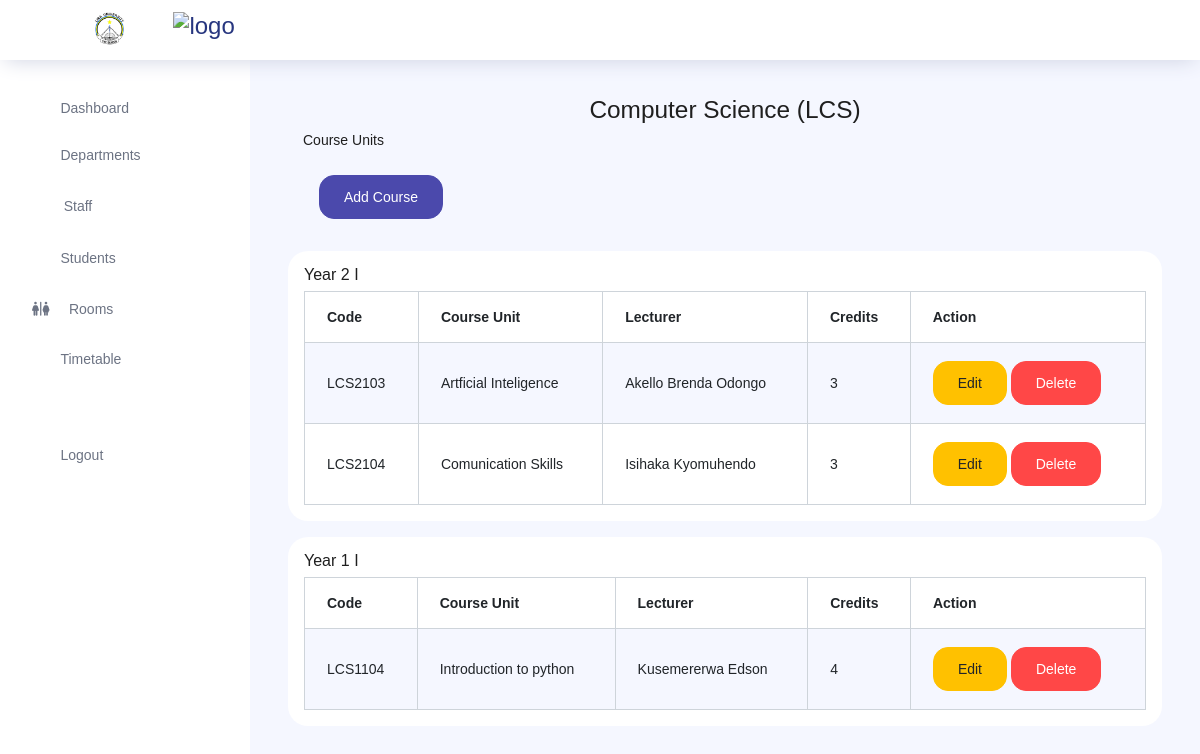
The page /courses/1/ on the database its author committed.
### store/models.py (models this page shows, shortened)
class Program(models.Model):
    program_name = models.CharField(max_length=100)
    program_code = models.CharField(max_length=20)
    department = models.ForeignKey(Department, on_delete=models.CASCADE)

class Course(models.Model):
    course_lecturer = models.ForeignKey(Staff, on_delete=models.SET_NULL, null=True, blank=True)
    course_name = models.CharField(max_length=100)
    course_code = models.CharField(max_length=20)
    description = models.TextField()
    program = models.ForeignKey(Program, on_delete=models.CASCADE)
    credit = models.PositiveIntegerField()
    course_year = models.CharField(max_length=40)

class Staff(models.Model):
    ROLE = [('Admin','Admin'),('Lecturer','Lecturer')]
    department = models.ForeignKey(Department, on_delete=models.CASCADE)
    fullname = models.CharField(max_length=255)
    username = models.CharField(max_length=255)
    email = models.EmailField()
    password = models.CharField(max_length=255)
    role = models.CharField(max_length=50, choices=ROLE, default='lecturer')

### core/views.py (the view, shortened to what this page needs)
# urls.py: path('courses/<str:program>/', views.course, name='course'),
def course(request, program):
    program = get_object_or_404(Program, pk=program)
    courses = Course.objects.filter(program=program)
    staff = Staff.objects.all()
    courses_by_year = {}
    for course in courses:
        year = course.course_year
        if year not in courses_by_year:
            courses_by_year[year] = []
        courses_by_year[year].append(course)
    context = {
        'staff':staff,
        'program':program,
        'courses':courses,
        'courses_by_year':courses_by_year,
    }
    return render(request, "pages/course.html", context)

### templates/pages/course.html (shortened to what this page needs)
{% extends 'core/layout.html'%}
{% block content %}
<div class="container">
    <h3 class="text-center">{{ program.program_name }} ({{ program.program_code }})</h3>
    <p>Course Units</p>
    <a href="#" class="btn btn-primary m-3" data-toggle="modal" data-target="#addCourse">Add Course</a>
    </div>
    {% for year, courses_in_year in courses_by_year.items %}
    <div class="card p-3 my-3 bg-white">
        <h5>Year {{ year }}</h5>
        <table class="table table-bordered table-striped">
            <thead>
                <tr>
                    <th>Code</th>
                    <th>Course Unit</th>
                    <th>Lecturer</th>
                    <th>Credits</th>
                    <th>Action</th>
                </tr>
            </thead>
            <tbody>
                {% for c in courses %}
                {% if c.course_year == year %}
                <tr>
                    <td>{{ c.course_code }}</td>
                    <td>{{ c.course_name }}</td>
                    <td>{{c.course_lecturer.fullname}}</td>
                    <td>{{ c.credit }}</td>
                    <td>
                        <a href="#" data-toggle="modal" class="btn btn-warning" data-target="#editCourse{{ c.id }}">Edit</a>
                        <a href="{% url 'core:deleteCourse' pk=c.id %}" class="btn btn-danger" onclick="return(confirm('Are you sure you want to delete this Course?'))">Delete</i></a>
                    </td>
                </tr>
                {% endif %}
                {% endfor %}
            </tbody>
        </table>
    </div>
    {% endfor %}
</div>
{%endblock%}

### rows shown on the page
Program: program_name "Computer Science", program_code "LCS"
Course: course_year "2 I", course_code "LCS2103", course_name "Artficial Inteligence", course_lecturer.fullname "Akello Brenda Odongo", credit "3"
Course: course_code "LCS2104", course_name "Comunication Skills", course_lecturer.fullname "Isihaka Kyomuhendo", credit "3"
Course: course_year "1 I", course_code "LCS1104", course_name "Introduction to python", course_lecturer.fullname "Kusemererwa Edson", credit "4"
